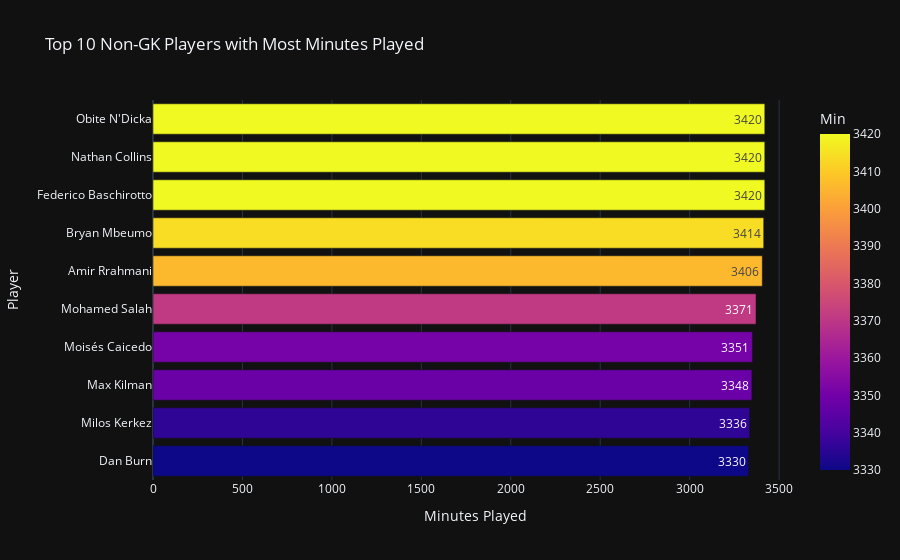

The notebook cell this image was saved under:
### Code cell
# Filter out goalkeepers because if gk is not filter out all of the 10 player are gk
non_gk_df = df[df['Pos'] != 'GK']

#top 10 non-GK players by minutes played
top_minutes = non_gk_df[['Player', 'Min', 'Squad']].sort_values(by='Min', ascending=False).head(10)

fig = px.bar(
    top_minutes,
    x='Min',
    y='Player',
    orientation='h',
    color='Min',
    title='Top 10 Non-GK Players with Most Minutes Played',
    template='plotly_dark',
    text='Min',
    hover_data=['Squad']
)

fig.update_layout(
    yaxis=dict(autorange='reversed'),
    xaxis_title='Minutes Played',
    yaxis_title='Player'
)

fig.show()

### Figure 1 — Plotly figure (JSON) as saved in the notebook; plotly's stock layout.template omitted (floating-point values rounded to 4 significant figures)
{"data": [{"alignmentgroup": "True", "customdata": [["Roma"], ["Brentford"], ["Lecce"], ["Brentford"], ["Napoli"], ["Liverpool"], ["Chelsea"], ["West Ham"], ["Bournemouth"], ["Newcastle Utd"]], "hovertemplate": "Min=%{marker.color}<br>Player=%{y}<br>Squad=%{customdata[0]}<extra></extra>", "legendgroup": "", "marker": {"color": [3420, 3420, 3420, 3414, 3406, 3371, 3351, 3348, 3336, 3330], "coloraxis": "coloraxis", "pattern": {"shape": ""}}, "name": "", "offsetgroup": "", "orientation": "h", "showlegend": false, "text": [3420, 3420, 3420, 3414, 3406, 3371, 3351, 3348, 3336, 3330], "textposition": "auto", "type": "bar", "x": [3420, 3420, 3420, 3414, 3406, 3371, 3351, 3348, 3336, 3330], "xaxis": "x", "y": ["Obite N'Dicka", "Nathan Collins", "Federico Baschirotto", "Bryan Mbeumo", "Amir Rrahmani", "Mohamed Salah", "Moisés Caicedo", "Max Kilman", "Milos Kerkez", "Dan Burn"], "yaxis": "y"}], "layout": {"barmode": "relative", "coloraxis": {"colorbar": {"title": {"text": "Min"}}, "colorscale": [[0, "#0d0887"], [0.1111, "#46039f"], [0.2222, "#7201a8"], [0.3333, "#9c179e"], [0.4444, "#bd3786"], [0.5556, "#d8576b"], [0.6667, "#ed7953"], [0.7778, "#fb9f3a"], [0.8889, "#fdca26"], [1, "#f0f921"]]}, "legend": {"tracegroupgap": 0}, "title": {"text": "Top 10 Non-GK Players with Most Minutes Played"}, "xaxis": {"anchor": "y", "domain": [0, 1], "title": {"text": "Minutes Played"}}, "yaxis": {"anchor": "x", "autorange": "reversed", "domain": [0, 1], "title": {"text": "Player"}}}}
